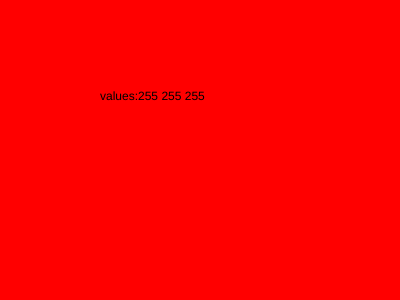
Frame 1 (no input)
Frame 60 (no input): identical to frame 1, image omitted
Frame 120 (the mouse pressed at the canvas centre since frame 60): identical to frame 1, image omitted

The p5.js sketch that drew this single still picture (run headless with seeded random() and noise() and a simulated clock; from frame 60 on, the mouse is pressed at the canvas centre):

// p5.js sketch
// ── sketch.js

var myInput;
var mySlider;

var SR;
var SG;
var SB;

var r=255;
var g=255;
var b=255;

function setup() {
  myInput = createCanvas(400,300);
  background(0);
  
  colorMode(HSB,255);
  
  mySlider = createSlider(0,255,50);
  mySlider.input(f4);
  
  SR = createSlider(0,255,100);
  SR.input(f5);
  SG = createSlider(0,255,150);
  SG.input(f6);
  SB = createSlider(0,255,200);
  SB.input(f7);
  
  myInput.mouseOver(f1);
  myInput.mouseOut(f2);
  myInput.mousePressed(f3);
}
function f1(){
  background(255,0,0);
}
function f2(){
  background(0,0,255);
}
function f3(){
  background(0,255,0);
}
function f4(){
  background(mySlider.value());
  fill(0);
  text("values:"+mySlider.value(),100,100);
}
//rgb
function f5(){
  r = SR.value();
}

function f6(){
  g = SG.value();
}

function f7(){
  b = SB.value();
}

function draw() {
  background(r,g,b);
  fill(0);
  text("values:"+r+" "+g+" "+b,100,100);
}
